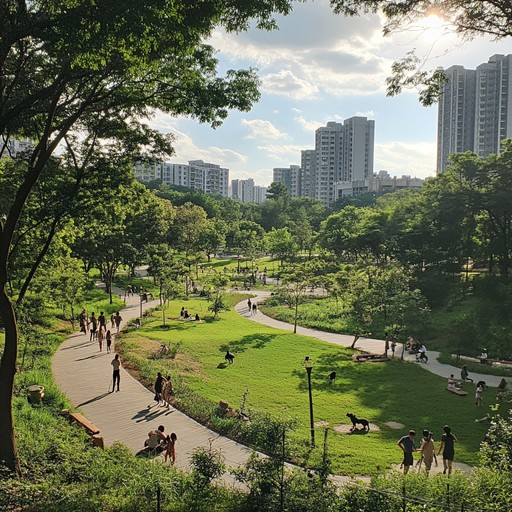
#> input picture opencv_project/image1.jpg, 512 x 512 px, found by its file name
$ python histogramcomp.py
#> lines starting #> are read from the running program, lines starting #| are printed output that depends on the picture; after the words box and inside, x2 and y2 are one past the last pixel; in counts of white or black regions, pixels touching at a corner belong together
#Gray Histogram
"""import cv2
from matplotlib import pyplot as plt

# Read the image
img = cv2.imread("image1.jpg")

if img is None:
    print("Error: image1.jpg not found!")
    exit()

# Convert image to grayscale
gray = cv2.cvtColor(img, cv2.COLOR_BGR2GRAY)

# Compute histogram
hist = cv2.calcHist([gray], [0], None, [256], [0, 256])

# Display image
cv2.imshow("Grayscale Image", gray)

# Plot histogram
plt.title("Grayscale Histogram")
plt.xlabel("Pixel Intensity")
plt.ylabel("Number of Pixels")
plt.plot(hist, color='black')
plt.xlim([0, 256])

plt.show()

cv2.waitKey(0)
cv2.destroyAllWindows()"""
#Color Histogram (BGR)
"""import cv2
from matplotlib import pyplot as plt

# Read image
img = cv2.imread("image1.jpg")

if img is None:
    print("Error: image1.jpg not found!")
    exit()

cv2.imshow("Original Image", img)

# Colors for plotting
colors = ('b', 'g', 'r')

plt.figure()
plt.title("Color Histogram")
plt.xlabel("Pixel Intensity")
plt.ylabel("Number of Pixels")

# Compute histogram for each channel
for i, col in enumerate(colors):
    hist = cv2.calcHist([img], [i], None, [256], [0, 256])
    plt.plot(hist, color=col)
    plt.xlim([0, 256])

plt.show()

cv2.waitKey(0)
cv2.destroyAllWindows()"""""
#histogram masking
import cv2
import numpy as np
from matplotlib import pyplot as plt

# Read image
img = cv2.imread("image1.jpg")
#> img is the input picture: shape (512, 512, 3); mean B, G, R 84.6, 112.3, 106.5

gray = cv2.cvtColor(img, cv2.COLOR_BGR2GRAY)
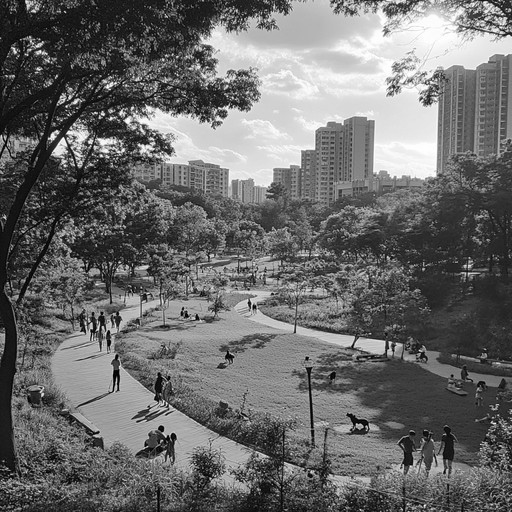
#> gray: shape (512, 512); min 0, max 255, mean 107.4

# Create a blank mask
blank = np.zeros(gray.shape, dtype='uint8')

# Draw a white rectangle mask
mask = cv2.rectangle(blank, (100, 100), (500, 400), 255, -1)
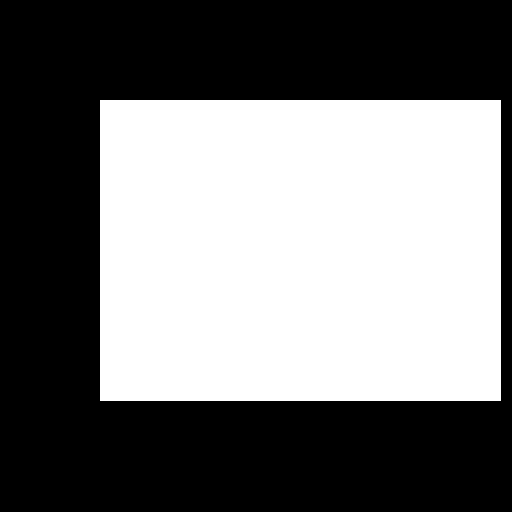
#> blank: shape (512, 512); 46% white; 1 white region, box (x1, y1, x2, y2) and area: (100, 100, 501, 401) 120701

# Apply mask
masked = cv2.bitwise_and(gray, gray, mask=mask)
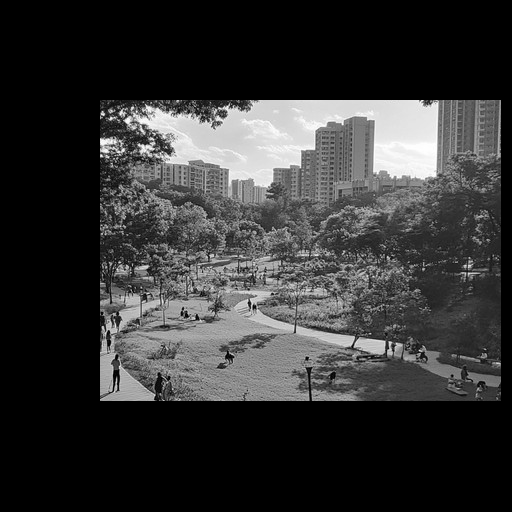
#> masked: shape (512, 512); min 0, max 255, mean 52.1

# Histogram of masked region
hist = cv2.calcHist([gray], [0], mask, [256], [0, 256])
#> hist = 256 values, max 1154 at index 45, min 0 at index 0, mean 471.5

cv2.imshow("Mask", mask)
cv2.imshow("Masked Image", masked)

plt.title("Histogram of Masked Image")
plt.xlabel("Pixel Intensity")
plt.ylabel("Number of Pixels")
plt.plot(hist, color='black')
plt.xlim([0, 256])

plt.show()
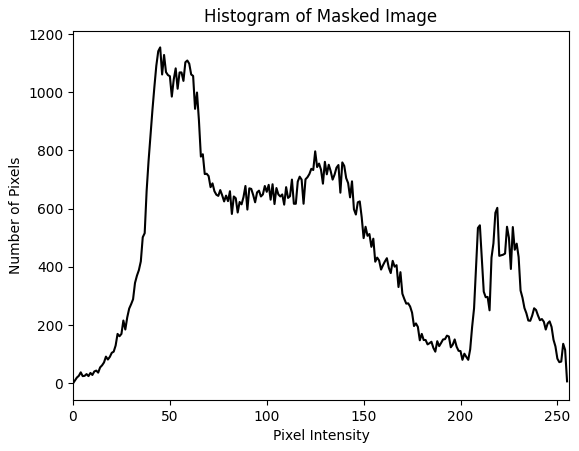
#> figure drawn by matplotlib, 1 panel; curve peaks at x = 45, y = 1154

cv2.waitKey(0)
cv2.destroyAllWindows()
